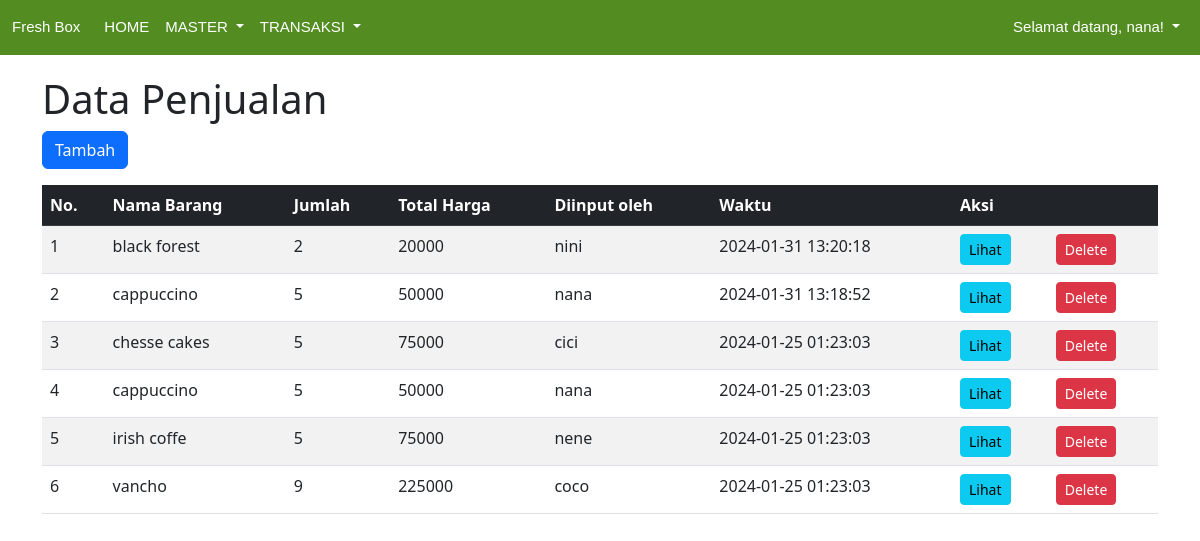
/penjualan.php (signed in), run on an earlier commit of the app's database.
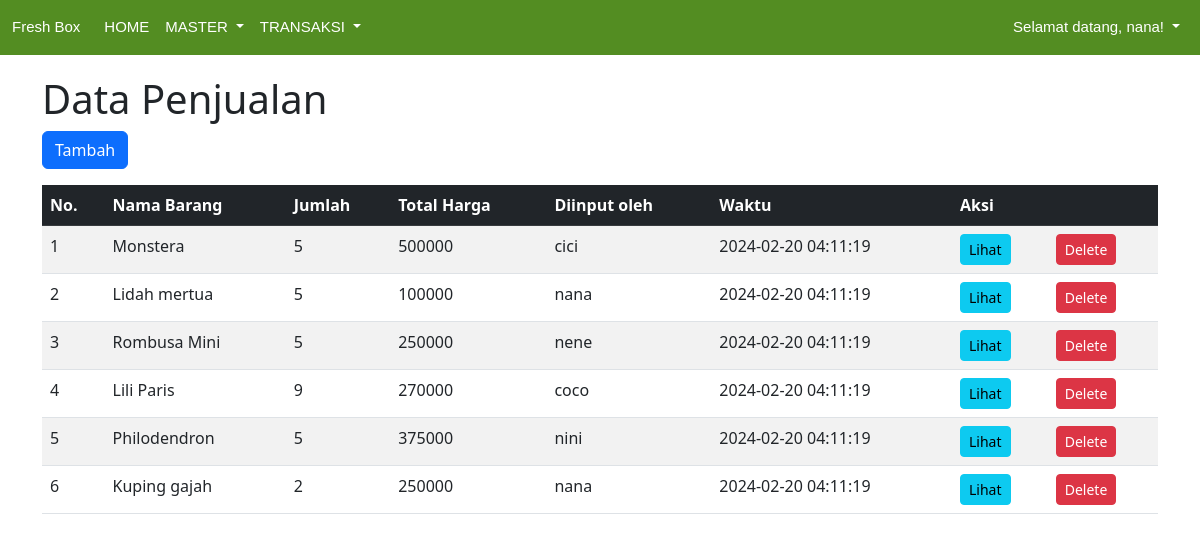
And on a later commit of the database.
### tables this page shows
CREATE TABLE `penjualan` (
  `id` int(10) UNSIGNED NOT NULL,
  `id_barang` int(10) UNSIGNED NOT NULL,
  `jumlah` int(10) UNSIGNED NOT NULL,
  `total_harga` int(10) UNSIGNED NOT NULL,
  `id_staff` int(10) UNSIGNED NOT NULL,
  `id_pelanggan` int(10) UNSIGNED NOT NULL,
  `created_at` timestamp NOT NULL DEFAULT current_timestamp(),
  `updated_at` timestamp NULL DEFAULT NULL ON UPDATE current_timestamp()
);

CREATE TABLE `barang` (
  `id` int(11) UNSIGNED NOT NULL,
  `nama` varchar(50) NOT NULL,
  `kategori` enum('makanan','minuman') NOT NULL,
  `stok` int(10) UNSIGNED NOT NULL,
  `harga_jual` int(10) UNSIGNED NOT NULL,
  `created_at` timestamp NOT NULL DEFAULT current_timestamp(),
  `updated_at` timestamp NULL DEFAULT NULL ON UPDATE current_timestamp()
);

CREATE TABLE `user` (
  `id` int(11) UNSIGNED NOT NULL,
  `username` varchar(50) NOT NULL,
  `password` varchar(255) NOT NULL,
  `level` enum('admin','keuangan','logistik') NOT NULL,
  `created_at` timestamp NOT NULL DEFAULT current_timestamp(),
  `updated_at` timestamp NULL DEFAULT NULL ON UPDATE current_timestamp()
);

### penjualan.php (the view, shortened to what this page needs)
<!DOCTYPE html>
<html>
<head>
    <link href="https://cdnjs.cloudflare.com/ajax/libs/bootstrap/5.3.0/css/bootstrap.min.css" rel="stylesheet">
</head>
<body>
    <?php include "menu.php"; ?>
    <?php
    require "koneksi.php";
    $sql = "SELECT penjualan.id, barang.nama as nama_barang, penjualan.jumlah, penjualan.total_harga, user.username, penjualan.created_at FROM barang JOIN penjualan on barang.id = penjualan.id_barang JOIN user ON user.id = penjualan.id_staff ORDER BY penjualan.created_at DESC";
    $query = mysqli_query($koneksi, $sql);
    ?>
    <div class="container">
        <h1>Data Penjualan</h1>
        <form action="new-penjualan.php" method="GET">
            <button type="submit" class="btn btn-primary mb-3">Tambah</button>
        </form>
        <table class="table table-striped">
            <thead class="table-dark">
                <tr>
                    <th scope="col">No.</th>
                    <th scope="col">Nama Barang</th>
                    <th scope="col">Jumlah</th>
                    <th scope="col">Total Harga</th>
                    <th scope="col">Diinput oleh</th>
                    <th scope="col">Waktu</th>
                    <th scope="col" colspan="2">Aksi</th>
                </tr>
            </thead>
            <tbody>
                <?php $i = 1; ?>
                <?php while ($penjualan = mysqli_fetch_array($query)) : ?>
                    <tr>
                        <td><?= $i ?></td>
                        <td><?= $penjualan["nama_barang"] ?></td>
                        <td><?= $penjualan["jumlah"] ?></td>
                        <td><?= $penjualan["total_harga"] ?></td>
                        <td><?= $penjualan["username"] ?></td>
                        <td><?= $penjualan["created_at"] ?></td>
                        <td>
                            <form action="read-penjualan.php" method="GET">
                                <button type="submit" class="btn btn-info btn-sm">Lihat</button>
                            </form>
                        </td>
                        <td>
                            <form action="delete-penjualan.php" method="POST" onsubmit="return konfirmasi(this)">
                                <button type="submit" class="btn btn-danger btn-sm">Delete</button>
                            </form>
                        </td>
                    </tr>
                    <?php $i++; ?>
                <?php endwhile ?>
            </tbody>
        </table>
    </div>
</body>
</html>

What changed in the data, as far as the page shows it:
removed penjualan: id_barang.nama "black forest", jumlah "2", total_harga "20000", id_staff.username "nini", created_at "2024-01-31 13:20:18"
removed penjualan: id_barang.nama "cappuccino", jumlah "5", total_harga "50000", id_staff.username "nana", created_at "2024-01-31 13:18:52"
removed penjualan: id_barang.nama "chesse cakes", jumlah "5", total_harga "75000", id_staff.username "cici", created_at "2024-01-25 01:23:03"
removed penjualan: id_barang.nama "cappuccino", jumlah "5", total_harga "50000", id_staff.username "nana", created_at "2024-01-25 01:23:03"
removed penjualan: id_barang.nama "irish coffe", jumlah "5", total_harga "75000", id_staff.username "nene", created_at "2024-01-25 01:23:03"
removed penjualan: id_barang.nama "vancho", jumlah "9", total_harga "225000", id_staff.username "coco", created_at "2024-01-25 01:23:03"
added penjualan: id_barang.nama "Monstera", jumlah "5", total_harga "500000", id_staff.username "cici", created_at "2024-02-20 04:11:19"
added penjualan: id_barang.nama "Lidah mertua", jumlah "5", total_harga "100000", id_staff.username "nana", created_at "2024-02-20 04:11:19"
added penjualan: id_barang.nama "Rombusa Mini", jumlah "5", total_harga "250000", id_staff.username "nene", created_at "2024-02-20 04:11:19"
added penjualan: id_barang.nama "Lili Paris", jumlah "9", total_harga "270000", id_staff.username "coco", created_at "2024-02-20 04:11:19"
added penjualan: id_barang.nama "Philodendron", jumlah "5", total_harga "375000", id_staff.username "nini", created_at "2024-02-20 04:11:19"
added penjualan: id_barang.nama "Kuping gajah", jumlah "2", total_harga "250000", id_staff.username "nana", created_at "2024-02-20 04:11:19"
